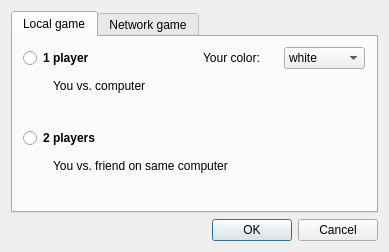
<?xml version="1.0" encoding="UTF-8"?>
<ui version="4.0">
 <class>NewGame</class>
 <widget class="QDialog" name="NewGame">
  <property name="geometry">
   <rect>
    <x>0</x>
    <y>0</y>
    <width>389</width>
    <height>252</height>
   </rect>
  </property>
  <property name="windowTitle">
   <string>New game</string>
  </property>
  <property name="locale">
   <locale language="English" country="UnitedStates"/>
  </property>
  <layout class="QVBoxLayout" name="verticalLayout">
   <item>
    <widget class="QTabWidget" name="tabWidget">
     <property name="currentIndex">
      <number>0</number>
     </property>
     <widget class="QWidget" name="local">
      <attribute name="title">
       <string>Local game</string>
      </attribute>
      <widget class="QRadioButton" name="single">
       <property name="geometry">
        <rect>
         <x>10</x>
         <y>10</y>
         <width>117</width>
         <height>22</height>
        </rect>
       </property>
       <property name="font">
        <font>
         <weight>75</weight>
         <bold>true</bold>
        </font>
       </property>
       <property name="text">
        <string>1 player</string>
       </property>
      </widget>
      <widget class="QRadioButton" name="hotseat">
       <property name="geometry">
        <rect>
         <x>10</x>
         <y>90</y>
         <width>117</width>
         <height>22</height>
        </rect>
       </property>
       <property name="font">
        <font>
         <weight>75</weight>
         <bold>true</bold>
        </font>
       </property>
       <property name="text">
        <string>2 players</string>
       </property>
      </widget>
      <widget class="QLabel" name="singleLabel">
       <property name="geometry">
        <rect>
         <x>40</x>
         <y>40</y>
         <width>331</width>
         <height>17</height>
        </rect>
       </property>
       <property name="text">
        <string>You vs. computer</string>
       </property>
      </widget>
      <widget class="QLabel" name="hotseatLabel">
       <property name="geometry">
        <rect>
         <x>40</x>
         <y>120</y>
         <width>331</width>
         <height>17</height>
        </rect>
       </property>
       <property name="text">
        <string>You vs. friend on same computer</string>
       </property>
      </widget>
      <widget class="QComboBox" name="yourColor">
       <property name="geometry">
        <rect>
         <x>271</x>
         <y>10</y>
         <width>81</width>
         <height>22</height>
        </rect>
       </property>
       <item>
        <property name="text">
         <string>white</string>
        </property>
       </item>
       <item>
        <property name="text">
         <string>black</string>
        </property>
       </item>
      </widget>
      <widget class="QLabel" name="yourColorLabel">
       <property name="geometry">
        <rect>
         <x>190</x>
         <y>10</y>
         <width>71</width>
         <height>21</height>
        </rect>
       </property>
       <property name="text">
        <string>Your color:</string>
       </property>
      </widget>
     </widget>
     <widget class="QWidget" name="network">
      <attribute name="title">
       <string>Network game</string>
      </attribute>
      <layout class="QVBoxLayout" name="verticalLayout_2">
       <item>
        <widget class="QWidget" name="widget" native="true">
         <property name="sizePolicy">
          <sizepolicy hsizetype="Minimum" vsizetype="Minimum">
           <horstretch>0</horstretch>
           <verstretch>0</verstretch>
          </sizepolicy>
         </property>
         <layout class="QHBoxLayout" name="horizontalLayout">
          <item>
           <widget class="QRadioButton" name="host">
            <property name="font">
             <font>
              <weight>75</weight>
              <bold>true</bold>
             </font>
            </property>
            <property name="text">
             <string>Host Game</string>
            </property>
           </widget>
          </item>
          <item>
           <widget class="QRadioButton" name="join">
            <property name="font">
             <font>
              <weight>75</weight>
              <bold>true</bold>
             </font>
            </property>
            <property name="text">
             <string>Join Game</string>
            </property>
           </widget>
          </item>
         </layout>
        </widget>
       </item>
       <item>
        <widget class="QWidget" name="widget_2" native="true">
         <property name="sizePolicy">
          <sizepolicy hsizetype="Expanding" vsizetype="Expanding">
           <horstretch>0</horstretch>
           <verstretch>0</verstretch>
          </sizepolicy>
         </property>
         <layout class="QGridLayout" name="gridLayout">
          <item row="0" column="3">
           <spacer name="horizontalSpacer_2">
            <property name="orientation">
             <enum>Qt::Horizontal</enum>
            </property>
            <property name="sizeHint" stdset="0">
             <size>
              <width>40</width>
              <height>20</height>
             </size>
            </property>
           </spacer>
          </item>
          <item row="1" column="2">
           <widget class="QLineEdit" name="port">
            <property name="inputMask">
             <string notr="true">00000</string>
            </property>
            <property name="text">
             <string notr="true"/>
            </property>
           </widget>
          </item>
          <item row="1" column="1">
           <widget class="QLabel" name="portLabel">
            <property name="text">
             <string>Host Port:</string>
            </property>
           </widget>
          </item>
          <item row="0" column="1">
           <widget class="QLabel" name="IPAddressLabel">
            <property name="text">
             <string>Host IP:</string>
            </property>
           </widget>
          </item>
          <item row="0" column="2">
           <widget class="QLineEdit" name="IPAddress">
            <property name="inputMask">
             <string notr="true">000.000.000.000;_</string>
            </property>
            <property name="text">
             <string notr="true">...</string>
            </property>
           </widget>
          </item>
          <item row="0" column="0">
           <spacer name="horizontalSpacer">
            <property name="orientation">
             <enum>Qt::Horizontal</enum>
            </property>
            <property name="sizeType">
             <enum>QSizePolicy::Fixed</enum>
            </property>
            <property name="sizeHint" stdset="0">
             <size>
              <width>20</width>
              <height>20</height>
             </size>
            </property>
           </spacer>
          </item>
         </layout>
        </widget>
       </item>
      </layout>
     </widget>
    </widget>
   </item>
   <item>
    <widget class="QDialogButtonBox" name="buttonBox">
     <property name="locale">
      <locale language="English" country="UnitedStates"/>
     </property>
     <property name="orientation">
      <enum>Qt::Horizontal</enum>
     </property>
     <property name="standardButtons">
      <set>QDialogButtonBox::Cancel|QDialogButtonBox::Ok</set>
     </property>
    </widget>
   </item>
  </layout>
 </widget>
 <tabstops>
  <tabstop>buttonBox</tabstop>
  <tabstop>tabWidget</tabstop>
  <tabstop>single</tabstop>
  <tabstop>hotseat</tabstop>
 </tabstops>
 <resources/>
 <connections>
  <connection>
   <sender>buttonBox</sender>
   <signal>accepted()</signal>
   <receiver>NewGame</receiver>
   <slot>accept()</slot>
   <hints>
    <hint type="sourcelabel">
     <x>248</x>
     <y>254</y>
    </hint>
    <hint type="destinationlabel">
     <x>157</x>
     <y>274</y>
    </hint>
   </hints>
  </connection>
  <connection>
   <sender>buttonBox</sender>
   <signal>rejected()</signal>
   <receiver>NewGame</receiver>
   <slot>reject()</slot>
   <hints>
    <hint type="sourcelabel">
     <x>316</x>
     <y>260</y>
    </hint>
    <hint type="destinationlabel">
     <x>286</x>
     <y>274</y>
    </hint>
   </hints>
  </connection>
 </connections>
</ui>
